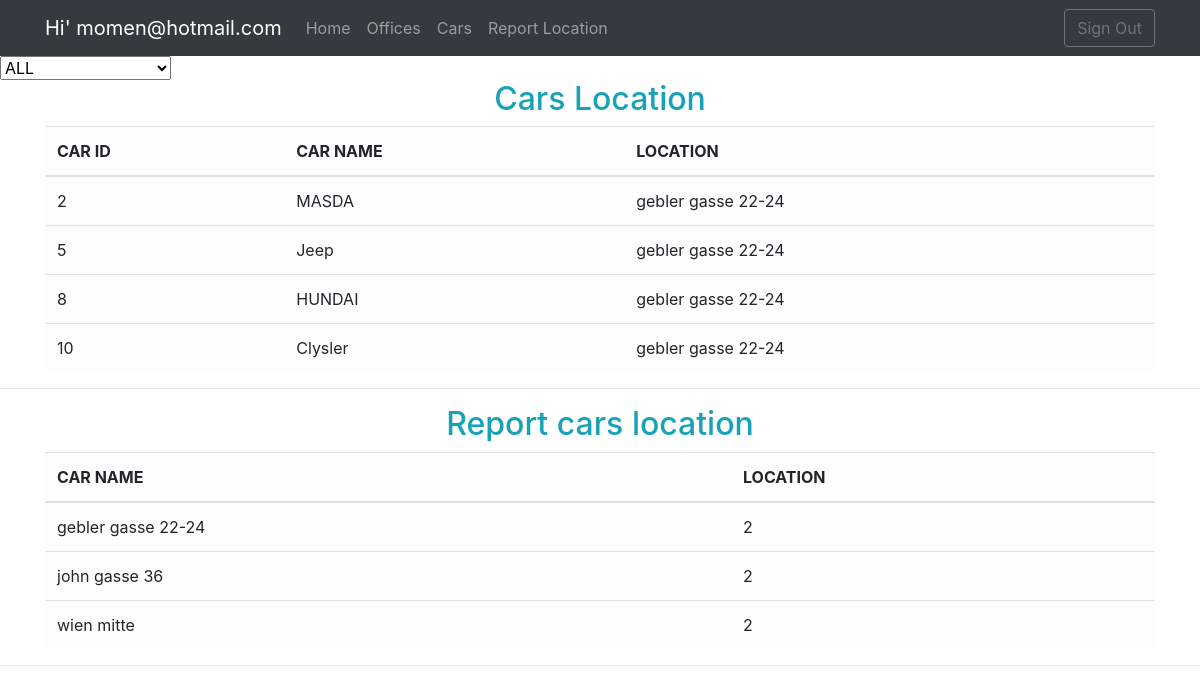
The page /cars_location.php?select=gebler gasse 22-24 (signed in) on the database its author committed.
### tables this page shows
CREATE TABLE `user` (
  `user_id` int(11) NOT NULL,
  `userName` varchar(50) DEFAULT NULL,
  `userEmail` varchar(50) DEFAULT NULL,
  `userPass` varchar(255) DEFAULT NULL
);

CREATE TABLE `cars` (
  `car_id` int(11) NOT NULL,
  `name` varchar(40) DEFAULT NULL,
  `type` varchar(40) DEFAULT NULL,
  `status` enum('available','reserved') DEFAULT NULL,
  `module` varchar(40) DEFAULT NULL,
  `color` varchar(20) DEFAULT NULL,
  `location` varchar(100) NOT NULL,
  `fk_agency_id` int(11) DEFAULT NULL
);

### cars_location.php (the view, shortened to what this page needs)
<?php
require_once 'dbconnect.php';
$res=mysqli_query($conn, "SELECT * FROM `user` WHERE user_id=".$_SESSION['user']);
$userRow=mysqli_fetch_array($res, MYSQLI_ASSOC);
    if(isset ($_GET['select']) ){
        $filter = "WHERE cars.location = '$_GET[select]'";
    }
    $cars = "SELECT cars.car_id, cars.name ,cars.location FROM cars $filter";
    ?>
    <!DOCTYPE html>
    <html>
    <head>
        <link rel="stylesheet" href="https://maxcdn.bootstrapcdn.com/bootstrap/4.0.0/css/bootstrap.min.css">
        <link rel="stylesheet" href="https://use.fontawesome.com/releases/v5.0.12/css/all.css">
        <link rel="stylesheet" href="https://use.fontawesome.com/releases/v5.0.13/css/all.css">
    </head>
    <body>
        <nav class="navbar navbar-expand-lg navbar-dark bg-dark" role="navigation">
            <div class="container">
                <a class="navbar-brand" href="#">Hi' <?php echo $userRow['userEmail']; ?></a>
                   <div class="collapse navbar-collapse" id="exCollapsingNavbar">
            <ul class="nav navbar-nav">
                <li class="nav-item"><a href="home.php" class="nav-link">Home</a></li>
                <li class="nav-item"><a href="office_list.php" class="nav-link">Offices</a></li>
                <li class="nav-item"><a href="cars_list.php" class="nav-link">Cars</a></li>
                <li class="nav-item"><a href="cars_location.php" class="nav-link">Report Location</a></li>
            </ul>
                <ul class="nav navbar-nav flex-row justify-content-between ml-auto">
                    <a href="logout.php?logout">
                        <button type="button" id="dropdownMenu1" class="btn btn-outline-secondary">Sign Out</button>
                    </a>
                </ul>
            </div>
            </div>
        </nav>
<form method="get" name="filter" action='<?php echo $_SERVER['PHP_SELF']; ?>'>
    <select id="demo" name="select" onchange="this.form.submit()">
         <option value="">ALL</option>
    </select>
</form>
        <?php
			$result = mysqli_query($conn,$cars);
           if ($result->num_rows > 0) {
	 echo"	<div class ='container'>
	 <h2 class='text-info text-center'>Cars Location</h2>
		    <table class='table table-light'>
			  <thead>
			    <tr>
			      <th scope='col'>CAR ID</th>
			      <th scope='col'>CAR NAME</th>
			      <th scope='col'>LOCATION</th>
			    </tr>
			  </thead>";
		    while($row = mysqli_fetch_array($result)) {
echo"<tr><td>{$row['car_id']}</td><td>{$row['name']}</td><td>{$row['location']}</td></tr>";
		}
		echo "</table></div><hr>";
		} else {
		    echo "0 results";
		}
       $query = "SELECT customer.location, count(customer.location) as 'num' FROM customer GROUP BY customer.location";
       $result = mysqli_query($conn,$query);
       if ($result->num_rows > 0) {
     echo"  <div class ='container'>
     <h2 class='text-info text-center'>Report cars location</h2>
            <table class='table table-light'>
              <thead>
                <tr>
                  <th scope='col'>CAR NAME</th>
                  <th scope='col'>LOCATION</th>
                </tr>
              </thead>";
            while($row = mysqli_fetch_array($result)) {
echo"<tr><td>{$row['location']}</td><td>{$row['num']}</td></tr>";
        }
        echo "</table></div><hr>";
        } else {
            echo "0 results";
        }
?>
    </body>
    </html>

### rows shown on the page
user: userEmail "momen@hotmail.com"
cars: car_id "2", name "MASDA", location "gebler gasse 22-24"
cars: car_id "5", name "Jeep", location "gebler gasse 22-24"
cars: car_id "8", name "HUNDAI", location "gebler gasse 22-24"
cars: car_id "10", name "Clysler", location "gebler gasse 22-24"

### other values the page prints
$row['location'] "gebler gasse 22-24"
$row['num'] "2"
$row['location'] "john gasse 36"
$row['location'] "wien mitte"
